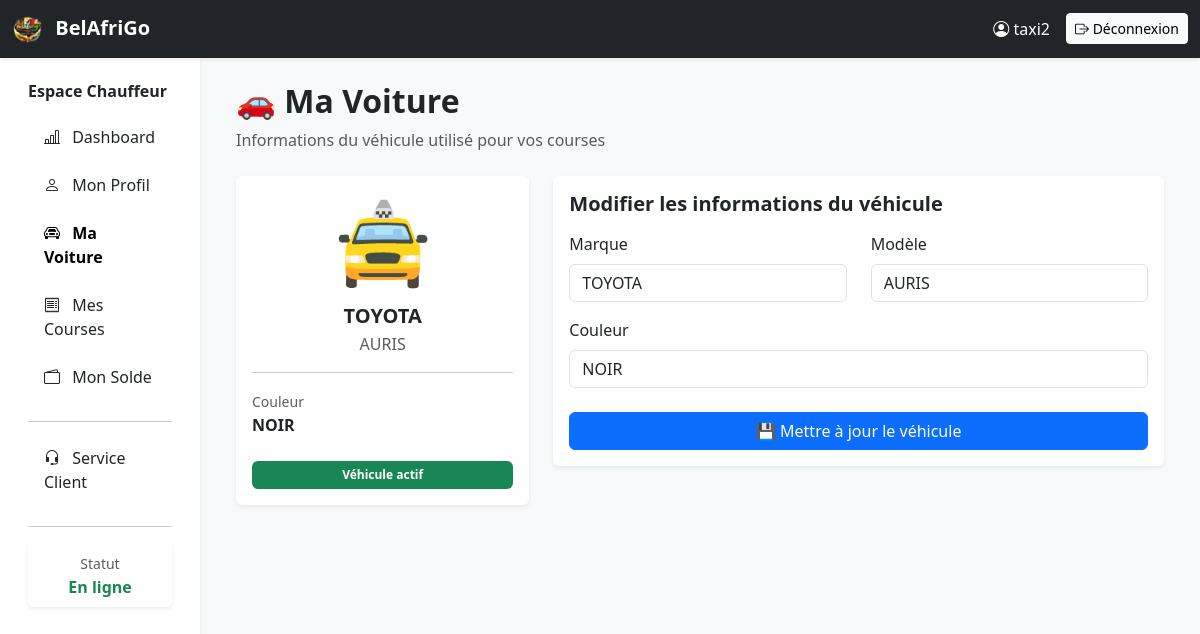
Screenshot of /taxi/car (signed in) with the database file from the repository.
### core/models.py (models this page shows, shortened)
class User(AbstractUser):
    ROLE_CHOICES = (
        ('client', 'Client'),
        ('coiffeuse', 'Coiffeuse'),
        ('taxi', 'Taxi'),
    )
    role = models.CharField(max_length=20, choices=ROLE_CHOICES)

class Taxi(models.Model):
    user = models.OneToOneField(User, on_delete=models.CASCADE, related_name='taxi')
    phone_number = models.CharField(max_length=20, blank=True, null=True)
    marque = models.CharField(max_length=50, blank=True, null=True)
    modele = models.CharField(max_length=50, blank=True, null=True)
    couleur = models.CharField(max_length=30, blank=True, null=True)
    is_paid = models.BooleanField(default=False)

### core/views.py (the view)
# urls.py: path('taxi/car', views.taxi_car, name='taxi_car'),
@login_required
def taxi_car(request):
    taxi, created = Taxi.objects.get_or_create(user=request.user)
    if request.method == 'POST':
        taxi.marque = request.POST.get('marque')
        taxi.modele = request.POST.get('modele')
        taxi.couleur = request.POST.get('couleur')
        taxi.save()
        return redirect('taxi_car')
    return render(request, 'taxi/taxi_car.html', {'taxi': taxi})

### core/templates/taxi/taxi_car.html (shortened to what this page needs)
{% extends 'taxi/base_taxi.html' %}
{% block content %}
<div class="container">
    <div class="row mb-4">
        <div class="col-md-8">
            <h2 class="fw-bold">🚗 Ma Voiture</h2>
            <p class="text-muted mb-0">
                Informations du véhicule utilisé pour vos courses
            </p>
        </div>
    </div>
    <div class="row">
        <div class="col-lg-4 mb-4">
            <div class="card shadow-sm border-0 h-100">
                <div class="card-body text-center">
                    <div class="display-1 mb-3">
                        🚖
                    </div>
                    <h5 class="fw-bold mb-1">
                        {{ taxi.marque|default:"Marque non définie" }}
                    </h5>
                    <p class="text-muted mb-2">
                        {{ taxi.modele|default:"Modèle non défini" }}
                    </p>
                    <hr>
                    <div class="text-start">
                        <small class="text-muted">Couleur</small>
                        <div class="fw-bold">
                            {{ taxi.couleur|default:"Non définie" }}
                        </div>
                    </div>
                    <div class="mt-4">
                        <span class="badge bg-success w-100 py-2">
                            Véhicule actif
                        </span>
                    </div>
                </div>
            </div>
        </div>
        <div class="col-lg-8">
            <div class="card shadow-sm border-0">
                <div class="card-body">
                    <h5 class="fw-bold mb-3">Modifier les informations du véhicule</h5>
                    <form method="POST">
                        <div class="row">
                            <div class="col-md-6 mb-3">
                                <label for="id_marque" class="form-label">
                                    Marque
                                </label>
                                <input type="text"
                                       class="form-control"
                                       id="id_marque"
                                       name="marque"
                                       value="{{ taxi.marque|default:'' }}"
                                       placeholder="Ex: Mercedes"
                                       required>
                            </div>
                            <div class="col-md-6 mb-3">
                                <label for="id_modele" class="form-label">
                                    Modèle
                                </label>
                                <input type="text"
                                       class="form-control"
                                       id="id_modele"
                                       name="modele"
                                       value="{{ taxi.modele|default:'' }}"
                                       placeholder="Ex: Classe E"
                                       required>
                            </div>
                        </div>
                        <div class="mb-3">
                            <label for="id_couleur" class="form-label">
                                Couleur
                            </label>
                            <input type="text"
                                   class="form-control"
                                   id="id_couleur"
                                   name="couleur"
                                   value="{{ taxi.couleur|default:'' }}"
                                   placeholder="Ex: Noir"
                                   required>
                        </div>
                        <div class="d-grid mt-4">
                            <button type="submit" class="btn btn-primary">
                                💾 Mettre à jour le véhicule
                            </button>
                        </div>
                    </form>
                </div>
            </div>
        </div>
    </div>
</div>
{% endblock %}

### core/templates/taxi/base_taxi.html (shortened to what this page needs)
{% load static %}
<!DOCTYPE html>
<html lang="fr">
<head>
    <link href="https://cdn.jsdelivr.net/npm/bootstrap@5.3.2/dist/css/bootstrap.min.css" rel="stylesheet">
    <link href="https://cdn.jsdelivr.net/npm/bootstrap-icons@1.11.1/font/bootstrap-icons.css" rel="stylesheet">
</head>
<body class="bg-light">
<nav class="navbar navbar-expand-lg navbar-dark bg-dark shadow-sm">
    <div class="container-fluid">
        <a class="navbar-brand fw-bold" href="#">
            <img src="{% static 'img/logo.png' %}" width="30" height="30" class="me-2">
            BelAfriGo
        </a>
        <div class="ms-auto d-flex align-items-center">
            <span class="text-white me-3">
                <i class="bi bi-person-circle"></i> {{ request.user.username }}
            </span>
            <a href="{% url 'logout' %}" class="btn btn-light btn-sm">
                <i class="bi bi-box-arrow-right"></i> Déconnexion
            </a>
        </div>
    </div>
</nav>
<div class="container-fluid">
    <div class="row">
        <nav class="col-lg-2 d-none d-lg-block bg-white shadow-sm vh-100">
            <div class="pt-4 px-3">
                <h6 class="fw-bold text-dark mb-3">
                    Espace Chauffeur
                </h6>
                <ul class="nav flex-column">
                    <li class="nav-item mb-2">
                        <a class="nav-link text-dark {% if request.resolver_match.url_name == 'taxi_dashboard' %}fw-bold text-black{% endif %}"
                           href="{% url 'taxi_dashboard' %}">
                            <i class="bi bi-bar-chart-line me-2"></i> Dashboard
                        </a>
                    </li>
                    <li class="nav-item mb-2">
                        <a class="nav-link text-dark {% if request.resolver_match.url_name == 'taxi_profile' %}fw-bold text-black{% endif %}"
                           href="{% url 'taxi_profile' %}">
                            <i class="bi bi-person me-2"></i> Mon Profil
                        </a>
                    </li>
                    <li class="nav-item mb-2">
                        <a class="nav-link text-dark {% if request.resolver_match.url_name == 'taxi_car' %}fw-bold text-black{% endif %}"
                           href="{% url 'taxi_car' %}">
                            <i class="bi bi-car-front me-2"></i> Ma Voiture
                        </a>
                    </li>
                    <li class="nav-item mb-2">
                        <a class="nav-link text-dark {% if request.resolver_match.url_name == 'taxi_courses' %}fw-bold text-black{% endif %}"
                           href="{% url 'taxi_courses' %}">
                            <i class="bi bi-receipt me-2"></i> Mes Courses
                        </a>
                    </li>
                    <li class="nav-item mb-2">
                        <a class="nav-link text-dark {% if request.resolver_match.url_name == 'taxi_solde' %}fw-bold text-black{% endif %}"
                           href="{% url 'taxi_solde' %}">
                            <i class="bi bi-wallet2 me-2"></i> Mon Solde
                        </a>
                    </li>
                    <hr class="my-3">
                    <li class="nav-item mb-2">
                        <a class="nav-link text-dark {% if request.resolver_match.url_name == 'taxi_service_client' %}fw-bold text-black{% endif %}"
                           href="{% url 'taxi_service_client' %}">
                            <i class="bi bi-headset me-2"></i> Service Client
                        </a>
                    </li>
                </ul>
                <hr>
                <div class="mt-3">
                    <div class="card shadow-sm border-0">
                        <div class="card-body text-center p-2">
                            <small class="text-muted">Statut</small>
                            <div class="fw-bold text-success">
                                En ligne
                            </div>
                        </div>
                    </div>
                </div>
            </div>
        </nav>
        <main class="col-lg-10 ms-sm-auto px-md-4 py-4">
            {% block content %}{% endblock %}
        </main>
    </div>
</div>
</body>
</html>

### rows the page displays
User: user.username "taxi2"
Taxi: marque "TOYOTA", modele "AURIS", couleur "NOIR"
